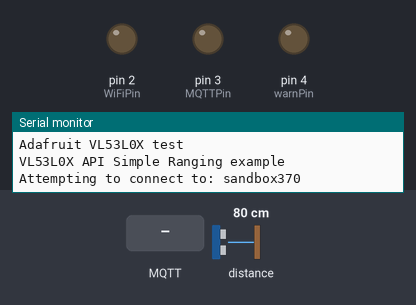
The sketch below on a simulated Arduino Uno WiFi Rev2. Parts: output pins drawn as LEDs (lit = HIGH), the last lines printed to the serial monitor. The inputs (shaded band) are chosen by the test bench; at power-on: distance to the obstacle 80 cm. WiFi joins after 1.5 s; servers stay silent unless stated; no MQTT or app messages arrive unless stated.

Above: at 0.1 s.
At 4.3 s:
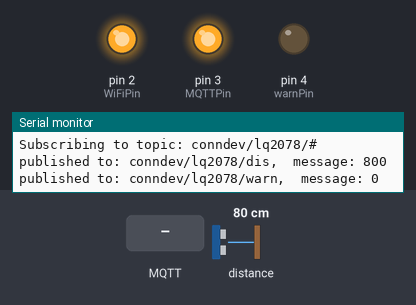
4.4 s: distance to the obstacle set to 2 cm
At 4.64 s:
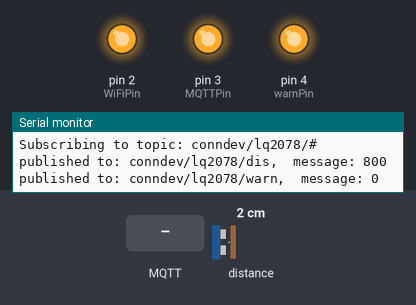
6.1 s: MQTT message "1" arrives on the first subscribed topic
7.6 s: MQTT message "on" arrives on the first subscribed topic
9.1 s: distance to the obstacle set to 120 cm
12.1 s: MQTT message "off" arrives on the first subscribed topic
Timing chart, 0 to 14.6 s (numbered marks = the images above; inputs shaded):
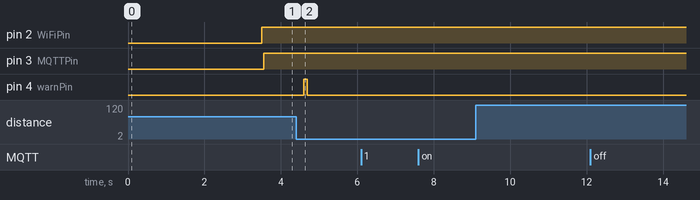

The sketch:

disUp-withW1.ino
```cpp
#include <WiFiNINA.h>  // use this for Nano 33 IoT, MKR1010, Uno WiFi

#include <ArduinoMqttClient.h>

#include <Wire.h>

#include "Adafruit_VL53L0X.h"

Adafruit_VL53L0X lox = Adafruit_VL53L0X();

#include "arduino_secrets.h"

// initialize WiFi connection as SSL:
//WiFiSSLClient wifi;
WiFiClient wifi;
MqttClient mqttClient(wifi);

// details for MQTT client:
char broker[] = "public.cloud.shiftr.io";
//char broker[] = "test.mosquitto.org";
int port = 1883;
String topic = "conndev/lq2078";
char clientID[] = "Client-lang";

// last time the client sent a message, in ms:
long lastTimeSent = 0;
// message sending interval:
int interval = 1 * 1000;
int threshold = 450;
int WiFiPin = 2;
int MQTTPin = 3;
int warnPin = 4;
int warn1Pin = 5;
int warn = 0;
uint16_t dis = 10000;
uint16_t last_dis = 10000;

String macAddr;

void setup() {
  // initialize serial:
  Serial.begin(115200);
  // wait for serial monitor to open:
  if (!Serial) delay(3000);

  pinMode(WiFiPin, OUTPUT);
  //pinMode(conPin, INPUT);
  pinMode(MQTTPin, OUTPUT);
  pinMode(warnPin, OUTPUT);

  // get MAC address:
  byte mac[6];
  WiFi.macAddress(mac);
  // put it in a string:
  for (int i = 5; i >= 0; i--) {
    if (mac[i] < 16) macAddr += "0";
    macAddr += String(mac[i], HEX);
  }
  Serial.println();

  // set the credentials for the MQTT client:
  mqttClient.setId(clientID);
  // if needed, login to the broker with a username and password:
  mqttClient.setUsernamePassword(SECRET_MQTT_USER, SECRET_MQTT_PASS);

  Serial.println("Adafruit VL53L0X test");
  if (!lox.begin()) {
    Serial.println(F("Failed to boot VL53L0X"));
    while (1)
      ;
  }
  // power
  Serial.println(F("VL53L0X API Simple Ranging example\n\n"));
}


void loop() {
  //if you disconnected from the network, reconnect:
  if (WiFi.status() != WL_CONNECTED) {
    connectToNetwork();
    // skip the rest of the loop until you are connected:
    return;
    digitalWrite(WiFiPin, LOW);
  } else {
    digitalWrite(WiFiPin, HIGH);
  }

  // if not connected to the broker, try to connect:
  //if (digitalRead(conPin) == HIGH) {
    if (!mqttClient.connected()) {
      Serial.println("attempting to connect to broker");
      connectToBroker();
    }
  //}
  // poll for new messages from the broker:
  mqttClient.poll();

  VL53L0X_RangingMeasurementData_t measure;
  lox.rangingTest(&measure, false);  // pass in 'true' to get debug data printout!

  // once every interval, send a message:
  if (millis() - lastTimeSent > interval) {
    // read the sensor
    uint16_t dis = measure.RangeMilliMeter;


    if (dis != last_dis) {
      if (dis < threshold) {
        digitalWrite(6, HIGH);  // turn the LED on (HIGH is the voltage level)
        digitalWrite(5, HIGH);
        digitalWrite(4, HIGH);
        delay(100);             // wait for a second
        digitalWrite(6, LOW);   // turn the LED off by making the voltage LOW
        digitalWrite(5, LOW);
        digitalWrite(4, LOW);
        delay(100);
        if (last_dis > threshold) {
          warn++;
          Serial.println(warn);
        }
      }
    } else {
      digitalWrite(6, LOW);
      digitalWrite(5, LOW);
      digitalWrite(4, LOW);
    }
    last_dis = dis;
    // make a subtopic for it:

    String subTopic = topic + String("/dis");
    mqttUpdate(subTopic, String(dis));
    if (dis > 1000) {
      mqttUpdate(subTopic, String("leave"));
    }
    // make a subtopic for the other variables too:
    subTopic = topic + String("/warn");
    mqttUpdate(subTopic, String(warn));
    lastTimeSent = millis();
  }
}

// publish a message to a topic:
void mqttUpdate(String thisTopic, String message) {
  if (mqttClient.connected()) {
    // start a new message on the topic:
    mqttClient.beginMessage(thisTopic);
    // print the body of the message:
    mqttClient.print(message);
    // send the message:
    mqttClient.endMessage();
    // send a serial notification:
    Serial.print("published to: ");
    Serial.print(thisTopic);
    Serial.print(",  message: ");
    Serial.println(message);
    // timestamp this message:
    lastTimeSent = millis();
  }
}

boolean connectToBroker() {
  // if the MQTT client is not connected:
  if (!mqttClient.connect(broker, port)) {
    // print out the error message:
    Serial.print("MQTT connection failed. Error no: ");
    Serial.println(mqttClient.connectError());
    digitalWrite(MQTTPin, LOW);
    // return that you're not connected:
    return false;
  } else {
    digitalWrite(MQTTPin, HIGH);
  }

  // set the message receive callback:
  mqttClient.onMessage(onMqttMessage);
  // subscribe to a topic and all subtopics:
  Serial.print("Subscribing to topic: ");
  Serial.println(topic + "/#");
  mqttClient.subscribe(topic + "/#");

  // once you're connected, you
  // return that you're connected:
  return true;
}

void onMqttMessage(int messageSize) {
  // we received a message, print out the topic and contents
  Serial.println("Received a message with topic ");
  Serial.print(mqttClient.messageTopic());
  Serial.print(", length ");
  Serial.print(messageSize);
  Serial.println(" bytes:");
  // get the subtopic. Assumes the messageTopic is "topic/" then something:
  String subTopic = mqttClient.messageTopic().substring(topic.length() + 1);
  // an empty string to read the result
  String incoming = "";
  // use the Stream interface to print the contents
  while (mqttClient.available()) {
    incoming += (char)mqttClient.read();
  }
  // print the incoming message:
  Serial.println(incoming);
}


void connectToNetwork() {
  // try to connect to the network:
  while (WiFi.status() != WL_CONNECTED) {
    Serial.println("Attempting to connect to: " + String(SECRET_SSID));
    //Connect to WPA / WPA2 network:
    WiFi.begin(SECRET_SSID, SECRET_PASS);
    delay(2000);
  }
  // print IP address once connected:
  Serial.print("Connected. My IP address: ");
  Serial.println(WiFi.localIP());
}
```

arduino_secrets.h
```cpp
  #define SECRET_SSID "sandbox370"    // network name
  #define SECRET_PASS "+s0a+s03!2gether?"    // network password
  #define SECRET_MQTT_USER "public" // broker username
  #define SECRET_MQTT_PASS "public" // broker password
```

Measured:
- after the input at 4.4 s, pin 4 (warnPin): LOW → HIGH after 0.19 s, → LOW 0.10 s later
